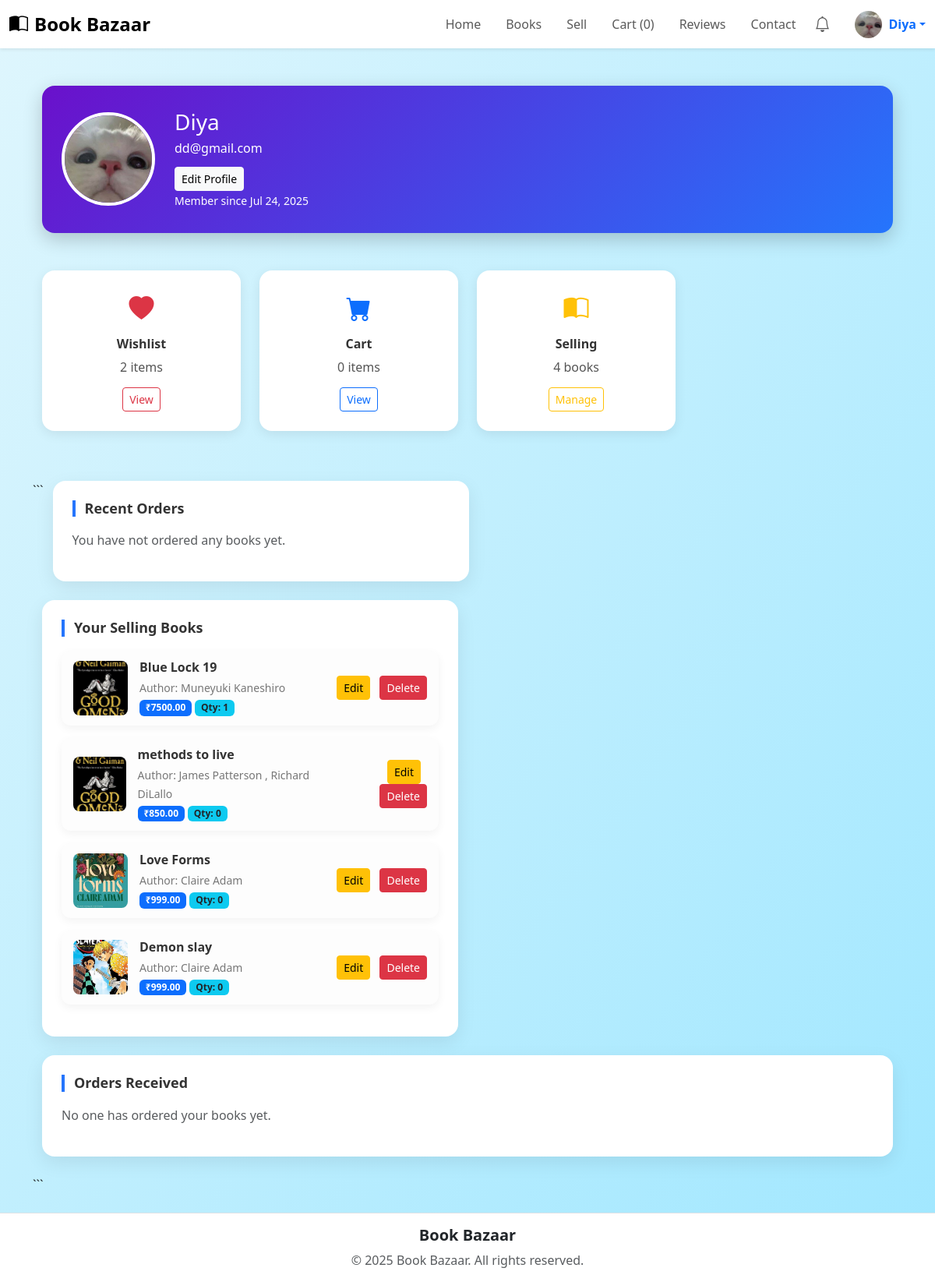
/profile/ (signed in), run on the app's committed database.
### book_app/models.py (models this page shows, shortened)
class Profile(models.Model):
    user = models.OneToOneField(User, on_delete=models.CASCADE)
    profile = models.ImageField(upload_to='profile_picture/', default='profile_picture/default-avatar.png')

class Book(models.Model):
    seller = models.ForeignKey(
        User,
        on_delete=models.CASCADE,
        related_name='books_uploaded',
        null=True,
        blank=True
    )
    name = models.CharField(max_length=100)
    email = models.EmailField()
    phone = models.CharField(max_length=15)
    book_title = models.CharField(max_length=200)
    author = models.CharField(max_length=100)
    condition = models.CharField(max_length=50)
    price = models.DecimalField(max_digits=10, decimal_places=2)
    book_photo = models.ImageField(upload_to='book_photos/', blank=True, null=True)
    description = models.TextField(blank=True, null=True)
    quantity = models.IntegerField(default=1)
    is_sold = models.BooleanField(default=False)
    out_of_stock_time = models.DateTimeField(null=True, blank=True)

### book_app/views.py (the view)
# urls.py: path("profile/", profile_view, name="profile"),
@login_required
def profile_view(request):
    user = request.user
    profile, _ = Profile.objects.get_or_create(user=user)  # ensure profile object
    selling_books = Book.objects.filter(seller=user, is_sold=False)
    sold_books = Book.objects.filter(seller=user, is_sold=True)
    wishlist_items = Wishlist.objects.filter(user=user).select_related("book")
    context = {
        "user": user,
        "profile": profile,  # add this
        "selling_books": selling_books,
        "sold_books": sold_books,
        "wishlist_items": wishlist_items,
    }
    return render(request, "profile.html", context)

### book_app/views.py (called while the page is built)
def cart_count(request):
    if request.user.is_authenticated:
        count = CartItem.objects.filter(cart__user=request.user).count()
    else:
        count = 0
    return {"cart_count": count}

def wishlist_count(request):
    if request.user.is_authenticated:
        count = Wishlist.objects.filter(user=request.user).count()
    else:
        count = 0
    return {"wishlist_count": count}

### templates/profile.html (shortened to what this page needs)
{% extends "base.html" %}
{% load static %}
{% block body %}
<div class="container mt-5">
<div class="profile-card mb-5">
    <img src="{% if profile.profile %}{{ profile.profile.url }}{% else %}{% static 'images/default-avatar.png' %}{% endif %}"
         class="profile-thumb"
         onclick="openImageModal(this.src)"
         ondblclick="document.getElementById('fileInput').click()"
         title="Click to view • Double click to change">
    <div>
        <h3 class="mb-1">{{ user.username }}</h3>
        <p class="mb-1">{{ user.email }}</p>
        <a href="{% url 'edit_profile' %}" class="btn btn-light btn-sm mt-2">Edit Profile</a><br>
        <small>Member since {{ user.date_joined|date:"M d, Y" }}</small>
    </div>
</div>
<div class="row text-center mb-5">
    <div class="col-md-3 mb-3">
        <div class="action-box">
            <i class="bi bi-heart-fill text-danger fs-2"></i>
            <h6>Wishlist</h6>
            <p>{{ wishlist_count }} items</p>
            <a href="{% url 'wishlist_view' %}" class="btn btn-outline-danger btn-sm">View</a>
        </div>
    </div>
    <div class="col-md-3 mb-3">
        <div class="action-box">
            <i class="bi bi-cart-fill text-primary fs-2"></i>
            <h6>Cart</h6>
            <p>{{ cart_count }} items</p>
            <a href="{% url 'view_cart' %}" class="btn btn-outline-primary btn-sm">View</a>
        </div>
    </div>
    <div class="col-md-3 mb-3">
        <div class="action-box">
            <i class="bi bi-book-half text-warning fs-2"></i>
            <h6>Selling</h6>
            <p>{{ selling_books.count }} books</p>
            <a href="{% url 'selling' %}" class="btn btn-outline-warning btn-sm">Manage</a>
        </div>
    </div>
</div>
<div class="row">
```
<div class="col-lg-6 mb-4">
    <div class="section-card">
        <h5>Recent Orders</h5>
        {% if my_orders %}
        <ul class="list-group">
            {% for item in my_orders|slice:":5" %}
            <li class="list-group-item d-flex justify-content-between">
                <div>
                    <strong>{{ item.book.book_title }}</strong><br>
                    Qty: {{ item.quantity }}<br>
                    Ordered on: {{ item.payment.created_at|date:"M d, Y H:i" }}
                </div>
                <span class="badge bg-success rounded-pill">Paid</span>
            </li>
            {% endfor %}
        </ul>
        {% else %}
        <p class="text-muted">You have not ordered any books yet.</p>
        {% endif %}
    </div>
</div>
<div class="col-lg-6 mb-4">
    <div class="section-card">
        <h5>Your Selling Books</h5>
        {% if selling_books %}
        {% for book in selling_books %}
        <div class="book-card mb-3">
            <img src="{{ book.book_photo.url }}">
            <div class="book-details flex-grow-1">
                <h6>{{ book.book_title }}</h6>
                <small>Author: {{ book.author }}</small><br>
                <span class="badge bg-primary mt-1">₹{{ book.price }}</span>
                <span class="badge bg-info text-dark mt-1">Qty: {{ book.quantity }}</span>
            </div>
            <div class="text-end">
                <a href="{% url 'edit_book' book.id %}" class="btn btn-warning btn-sm me-2">Edit</a>
                <a href="{% url 'delete_book' book.id %}" onclick="return confirm('Delete this book?')" class="btn btn-danger btn-sm">Delete</a>
            </div>
        </div>
        {% endfor %}
        {% else %}
        <p class="text-muted">You haven’t listed any books for sale yet.</p>
        {% endif %}
    </div>
</div>
<div class="col-12 mb-4">
    <div class="section-card">
        <h5>Orders Received</h5>
        {% if sold_orders %}
        <ul class="list-group">
            {% for item in sold_orders %}
            <li class="list-group-item d-flex justify-content-between align-items-start">
                <div class="ms-2 me-auto">
                    <div><strong>{{ item.order.book.book_title }}</strong></div>
                    <div>Buyer: {{ item.order.payment.user.username }}</div>
                    <div>Sold at: ₹{{ item.price_with_profit|floatformat:2 }}</div>
                    <div>Quantity: {{ item.order.quantity }}</div>
                    <div>Platform Fee: ₹{{ item.order.payment.platform_fees|floatformat:2 }}</div>
                    <div>Delivery Charges: ₹{{ item.order.payment.delivery_charges|floatformat:2 }}</div>
                    <small>Ordered on: {{ item.order.payment.created_at|date:"M d, Y H:i" }}</small>
                </div>
                <span class="badge bg-success rounded-pill">₹{{ item.total_amount|floatformat:2 }}</span>
            </li>
            {% endfor %}
        </ul>
        <div class="mt-3 text-end">
            <strong>Total Earnings: ₹{{ total_selling|floatformat:2 }}</strong>
        </div>
        {% else %}
        <p class="text-muted">No one has ordered your books yet.</p>
        {% endif %}
    </div>
</div>
```
</div>
</div>
{% endblock %}

### templates/base.html (shortened to what this page needs)
{% load static %}
<!DOCTYPE html>
<html lang="en">
<head>
  <link rel="stylesheet" href="https://cdn.jsdelivr.net/npm/bootstrap@5.3.0/dist/css/bootstrap.min.css">
  <link rel="stylesheet" href="https://cdn.jsdelivr.net/npm/bootstrap-icons@1.11.3/font/bootstrap-icons.css">
  <link rel="stylesheet" href="{% static 'book_app/style.css' %}">
</head>
<body class="bg-light">
<nav class="navbar navbar-expand-lg navbar-light bg-white shadow-sm py-2 sticky-top">
  <div class="container-fluid">
    <a class="navbar-brand fw-bold fs-4 d-flex align-items-center" href="{% url 'dashboard' %}">
      <i class="bi bi-book-half me-2"></i> Book Bazaar
    </a>
    <div class="collapse navbar-collapse" id="navbarNav">
      <ul class="navbar-nav ms-auto align-items-center">
        <li class="nav-item"><a class="nav-link px-3" href="{% url 'dashboard' %}">Home</a></li>
        <li class="nav-item"><a class="nav-link px-3" href="{% url 'book' %}">Books</a></li>
        {% if request.user.is_authenticated %}
          <li class="nav-item"><a class="nav-link px-3" href="{% url 'selling' %}">Sell</a></li>
          <li class="nav-item"><a class="nav-link px-3" href="{% url 'view_cart' %}">Cart ({{ cart_count|default:0 }})</a></li>
        {% else %}
          <li class="nav-item"><a class="nav-link px-3" href="#" onclick="requireLogin()">Sell</a></li>
          <li class="nav-item"><a class="nav-link px-3" href="#" onclick="requireLogin()">Cart</a></li>
        {% endif %}
        <li class="nav-item"><a class="nav-link px-3" href="{% url 'submit_review' %}">Reviews</a></li>
        <li class="nav-item"><a class="nav-link px-3" href="{% url 'contact' %}">Contact</a></li>
        {% if request.user.is_authenticated %}
        <li class="nav-item position-relative me-3">
          <a class="nav-link" href="{% url 'my_notifications' %}">
            <i class="bi bi-bell fs-5"></i>
          </a>
        </li>
        <li class="nav-item dropdown ms-2">
          <a class="d-flex align-items-center text-decoration-none dropdown-toggle" data-bs-toggle="dropdown">
            <img src="{% if request.user.profile.profile %}{{ request.user.profile.profile.url }}{% else %}{% static 'images/default-avatar.png' %}{% endif %}"
                 class="rounded-circle" style="width:35px;height:35px;object-fit:cover;">
            <span class="ms-2 fw-semibold">{{ request.user.username }}</span>
          </a>
        </li>
        {% else %}
        <li class="nav-item ms-3">
          <a class="btn btn-primary px-3" href="{% url 'login' %}">Login</a>
        </li>
        {% endif %}
      </ul>
    </div>
  </div>
</nav>
<main class="container my-4">
  {% block body %}{% endblock %}
</main>
<footer class="text-center py-3 bg-white border-top mt-4">
  <div class="container">
    <h5 class="fw-bold">Book Bazaar</h5>
    <p class="text-muted mb-0">© 2025 Book Bazaar. All rights reserved.</p>
  </div>
</footer>
</body>
</html>

### book_app/static/book_app/style.css (style rules this page uses)
* { margin: 0; padding: 0; box-sizing: border-box; }
html, body { font-family: 'Poppins', sans-serif; background: linear-gradient(to bottom right, #dff6fd, #a0e7ff); min-height: 100vh; overflow-x: hidden; }

### templates/profile.html (style rules this page uses)
body { background-color: #f7f9fc; font-family: 'Segoe UI', Tahoma, Geneva, Verdana, sans-serif; }
.profile-card { background: linear-gradient(135deg, #6a11cb 0%, #2575fc 100%); color: white; border-radius: 16px; padding: 30px 25px; display: flex; align-items: center; box-shadow: 0 8px 25px rgba(0,0,0,0.2); transition: transform 0.2s; }
.profile-thumb { width: 120px; height: 120px; border-radius: 50%; object-fit: cover; border: 4px solid #fff; margin-right: 25px; cursor: pointer; transition: all 0.2s; }
.action-box { border-radius: 16px; padding: 25px 20px; background: #fff; border: none; transition: .25s ease-in-out; cursor: pointer; box-shadow: 0 4px 15px rgba(0,0,0,0.08); text-align: center; }
.action-box h6 { margin-top: 12px; font-weight: 600; color: #333; }
.action-box p { margin: 6px 0; color: #555; }
.action-box a { margin-top: 8px; }
.section-card { border-radius: 16px; padding: 25px; background: #fff; box-shadow: 0 8px 25px rgba(0,0,0,0.08); transition: transform 0.2s; }
.section-card h5 { border-left: 4px solid #2575fc; padding-left: 12px; font-weight: bold; margin-bottom: 18px; font-size: 18px; color: #333; }
.book-card { display: flex; align-items: center; padding: 12px 15px; border-radius: 12px; background: #fdfdfd; box-shadow: 0 4px 12px rgba(0,0,0,0.05); transition: all 0.2s; }
.book-card img { width: 70px; height: 70px; object-fit: cover; border-radius: 8px; margin-right: 15px; }
.book-details h6 { margin-bottom: 4px; font-weight: 600; color: #333; }
.book-details small { color: #777; }
.book-details .badge { margin-top: 5px; }

### data on the page
Profile: profile (picture)
Book: book_photo (picture), book_title "Blue Lock 19", author "Muneyuki Kaneshiro", price "7500.00", quantity "1"
Book: book_photo (picture), book_title "methods to live", author "James Patterson , Richard DiLallo", price "850.00", quantity "0"
Book: book_photo (picture), book_title "Love Forms", author "Claire Adam", price "999.00", quantity "0"
Book: book_photo (picture), book_title "Demon slay", author "Claire Adam", price "999.00", quantity "0"

### other printed values
{{ cart_count|default:0 }} "0"
{{ request.user.username }} "Diya"
{{ user.username }} "Diya"
{{ user.email }} "dd@gmail.com"
{{ user.date_joined|date:"M d, Y" }} "Jul 24, 2025"
{{ wishlist_count }} "2"
{{ cart_count }} "0"
{{ selling_books.count }} "4"
